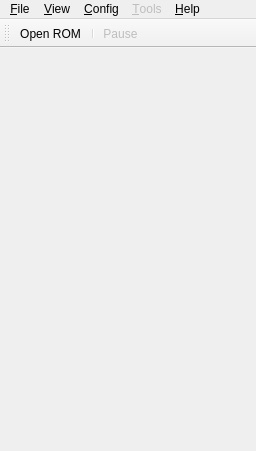
<?xml version="1.0" encoding="UTF-8"?>
<ui version="4.0">
 <class>desmume::qt::MainWindow</class>
 <widget class="QMainWindow" name="desmume::qt::MainWindow">
  <property name="windowTitle">
   <string>DeSmuME</string>
  </property>
  <widget class="QWidget" name="centralWidget">
   <layout class="QVBoxLayout" name="verticalLayout">
    <property name="leftMargin">
     <number>0</number>
    </property>
    <property name="topMargin">
     <number>0</number>
    </property>
    <property name="rightMargin">
     <number>0</number>
    </property>
    <property name="bottomMargin">
     <number>0</number>
    </property>
    <item>
     <widget class="desmume::qt::ScreenWidget" name="screen" native="true">
      <property name="minimumSize">
       <size>
        <width>256</width>
        <height>384</height>
       </size>
      </property>
     </widget>
    </item>
   </layout>
  </widget>
  <widget class="QMenuBar" name="menuBar">
   <widget class="QMenu" name="menuFile">
    <property name="title">
     <string>&amp;File</string>
    </property>
    <addaction name="actionOpenROM"/>
    <addaction name="separator"/>
    <addaction name="actionPause"/>
    <addaction name="separator"/>
    <addaction name="actionQuit"/>
   </widget>
   <widget class="QMenu" name="menuView">
    <property name="title">
     <string>&amp;View</string>
    </property>
    <widget class="QMenu" name="menuVideoFilter">
     <property name="title">
      <string>Video &amp;Filter</string>
     </property>
    </widget>
    <widget class="QMenu" name="menuLCDsLayout">
     <property name="enabled">
      <bool>false</bool>
     </property>
     <property name="title">
      <string>LCDs &amp;Layout</string>
     </property>
    </widget>
    <widget class="QMenu" name="menuScreenRotation">
     <property name="enabled">
      <bool>false</bool>
     </property>
     <property name="title">
      <string>Screen &amp;Rotation</string>
     </property>
    </widget>
    <addaction name="menuLCDsLayout"/>
    <addaction name="menuScreenRotation"/>
    <addaction name="menuVideoFilter"/>
   </widget>
   <widget class="QMenu" name="menuConfig">
    <property name="title">
     <string>&amp;Config</string>
    </property>
    <addaction name="actionConfigureControls"/>
   </widget>
   <widget class="QMenu" name="menuTools">
    <property name="enabled">
     <bool>false</bool>
    </property>
    <property name="title">
     <string>&amp;Tools</string>
    </property>
   </widget>
   <widget class="QMenu" name="menuHelp">
    <property name="title">
     <string>&amp;Help</string>
    </property>
    <addaction name="actionAboutQt"/>
    <addaction name="action_AboutDeSmuME"/>
   </widget>
   <addaction name="menuFile"/>
   <addaction name="menuView"/>
   <addaction name="menuConfig"/>
   <addaction name="menuTools"/>
   <addaction name="menuHelp"/>
  </widget>
  <widget class="QToolBar" name="mainToolBar">
   <property name="iconSize">
    <size>
     <width>16</width>
     <height>16</height>
    </size>
   </property>
   <attribute name="toolBarArea">
    <enum>TopToolBarArea</enum>
   </attribute>
   <attribute name="toolBarBreak">
    <bool>false</bool>
   </attribute>
   <addaction name="actionOpenROM"/>
   <addaction name="separator"/>
   <addaction name="actionPause"/>
  </widget>
  <widget class="QStatusBar" name="statusBar">
   <property name="sizeGripEnabled">
    <bool>false</bool>
   </property>
  </widget>
  <action name="actionOpenROM">
   <property name="icon">
    <iconset resource="../resources/resources.qrc">
     <normaloff>:/images/open</normaloff>:/images/open</iconset>
   </property>
   <property name="text">
    <string>Open ROM</string>
   </property>
   <property name="toolTip">
    <string>Open an NDS ROM file</string>
   </property>
   <property name="shortcut">
    <string>Ctrl+O</string>
   </property>
  </action>
  <action name="actionQuit">
   <property name="text">
    <string>&amp;Quit</string>
   </property>
  </action>
  <action name="actionConfigureControls">
   <property name="text">
    <string>Configure &amp;Controls</string>
   </property>
   <property name="toolTip">
    <string>Configure input controls</string>
   </property>
  </action>
  <action name="actionPause">
   <property name="checkable">
    <bool>true</bool>
   </property>
   <property name="enabled">
    <bool>false</bool>
   </property>
   <property name="icon">
    <iconset resource="../resources/resources.qrc">
     <normaloff>:/images/pause</normaloff>:/images/pause</iconset>
   </property>
   <property name="text">
    <string>&amp;Pause</string>
   </property>
   <property name="toolTip">
    <string>Pause the emulation</string>
   </property>
   <property name="shortcut">
    <string>Pause</string>
   </property>
  </action>
  <action name="actionAboutQt">
   <property name="text">
    <string>About &amp;Qt</string>
   </property>
  </action>
  <action name="action_AboutDeSmuME">
   <property name="text">
    <string>&amp;About DeSmuME</string>
   </property>
  </action>
 </widget>
 <layoutdefault spacing="6" margin="11"/>
 <customwidgets>
  <customwidget>
   <class>desmume::qt::ScreenWidget</class>
   <extends>QWidget</extends>
   <header>ui/screenwidget.h</header>
   <container>1</container>
  </customwidget>
 </customwidgets>
 <resources>
  <include location="../resources/resources.qrc"/>
 </resources>
 <connections/>
</ui>
